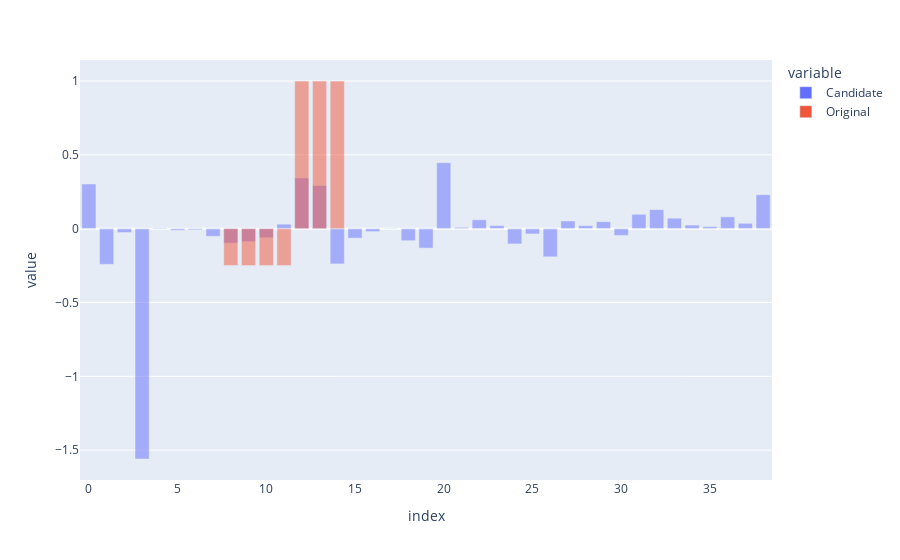
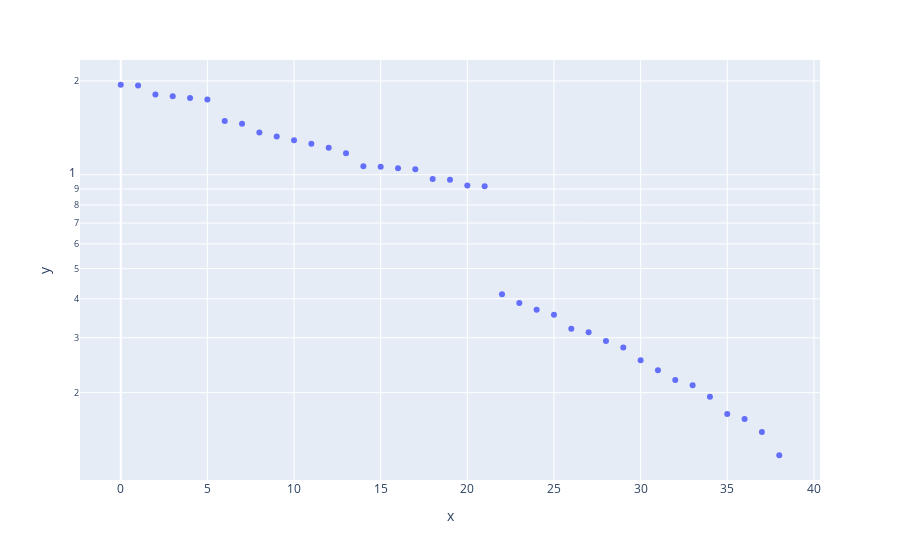

The notebook cell these images were saved under, in order:
### Code cell
candidate,sp_dec = reconstruct(shots:=1e3)
df ={"Candidate":np.real(candidate),"Original":np.real(classical_learn_hamiltonian(state,k_loc))}
px.bar(df,y=["Candidate","Original"],barmode="overlay").show()
print(f"The spectral gap is {sp_dec[-2]-sp_dec[-1]}, and the error estimate proportional to {error_estimate(sp_dec,shots)}.")
px.scatter(y=sp_dec,log_y=True).show()

### Figure 1 — Plotly figure (JSON) as saved in the notebook; plotly's stock layout.template omitted (floating-point values rounded to 4 significant figures)
{"data": [{"alignmentgroup": "True", "hovertemplate": "variable=Candidate<br>index=%{x}<br>value=%{y}<extra></extra>", "legendgroup": "Candidate", "marker": {"color": "#636efa", "opacity": 0.5, "pattern": {"shape": ""}}, "name": "Candidate", "offsetgroup": "Candidate", "orientation": "v", "showlegend": true, "textposition": "auto", "type": "bar", "x": [0, 1, 2, 3, 4, 5, 6, 7, 8, 9, 10, 11, 12, 13, 14, 15, 16, 17, 18, 19, 20, 21, 22, 23, 24, 25, 26, 27, 28, 29, 30, 31, 32, 33, 34, 35, 36, 37, 38], "xaxis": "x", "y": [0.3024, -0.2419, -0.02621, -1.56, 0.005098, -0.01132, -0.008563, -0.05187, -0.09777, -0.08776, -0.06126, 0.03034, 0.3433, 0.292, -0.2389, -0.06437, -0.01994, 0.0008752, -0.08155, -0.1317, 0.4466, 0.00928, 0.06002, 0.02076, -0.1037, -0.03589, -0.1909, 0.05202, 0.01986, 0.04715, -0.04603, 0.09721, 0.1289, 0.07076, 0.02416, 0.01396, 0.08003, 0.03633, 0.2297], "yaxis": "y"}, {"alignmentgroup": "True", "hovertemplate": "variable=Original<br>index=%{x}<br>value=%{y}<extra></extra>", "legendgroup": "Original", "marker": {"color": "#EF553B", "opacity": 0.5, "pattern": {"shape": ""}}, "name": "Original", "offsetgroup": "Original", "orientation": "v", "showlegend": true, "textposition": "auto", "type": "bar", "x": [0, 1, 2, 3, 4, 5, 6, 7, 8, 9, 10, 11, 12, 13, 14, 15, 16, 17, 18, 19, 20, 21, 22, 23, 24, 25, 26, 27, 28, 29, 30, 31, 32, 33, 34, 35, 36, 37, 38], "xaxis": "x", "y": [-6.472e-16, -6.934e-16, -5.623e-16, -5.636e-16, 0, 0, 0, 0, -0.25, -0.25, -0.25, -0.25, 1.0, 1.0, 1.0, 0, 0, 0, -3.129e-17, -5.34e-17, -1.876e-17, 0, 0, 0, -6.939e-17, 7.078e-16, 2.22e-16, 0, 0, 0, -2.867e-16, -1.239e-17, -2.956e-16, 0, 0, 0, -4.996e-16, -2.776e-16, -1.11e-15], "yaxis": "y"}], "layout": {"barmode": "overlay", "legend": {"title": {"text": "variable"}, "tracegroupgap": 0}, "margin": {"t": 60}, "xaxis": {"anchor": "y", "domain": [0, 1], "title": {"text": "index"}}, "yaxis": {"anchor": "x", "domain": [0, 1], "title": {"text": "value"}}}}

### Figure 2 — Plotly figure (JSON) as saved in the notebook; plotly's stock layout.template omitted (floating-point values rounded to 4 significant figures)
{"data": [{"hovertemplate": "x=%{x}<br>y=%{y}<extra></extra>", "legendgroup": "", "marker": {"color": "#636efa", "symbol": "circle"}, "mode": "markers", "name": "", "orientation": "v", "showlegend": false, "type": "scatter", "x": [0, 1, 2, 3, 4, 5, 6, 7, 8, 9, 10, 11, 12, 13, 14, 15, 16, 17, 18, 19, 20, 21, 22, 23, 24, 25, 26, 27, 28, 29, 30, 31, 32, 33, 34, 35, 36, 37, 38], "xaxis": "x", "y": [1.945, 1.932, 1.809, 1.785, 1.762, 1.744, 1.487, 1.458, 1.366, 1.326, 1.289, 1.258, 1.222, 1.172, 1.065, 1.06, 1.049, 1.042, 0.9695, 0.9642, 0.9235, 0.918, 0.4134, 0.3875, 0.3691, 0.3556, 0.3204, 0.3127, 0.2927, 0.2789, 0.2542, 0.2361, 0.2197, 0.2113, 0.1941, 0.1707, 0.1645, 0.1496, 0.1259], "yaxis": "y"}], "layout": {"legend": {"tracegroupgap": 0}, "margin": {"t": 60}, "xaxis": {"anchor": "y", "domain": [0, 1], "title": {"text": "x"}}, "yaxis": {"anchor": "x", "domain": [0, 1], "title": {"text": "y"}, "type": "log"}}}
